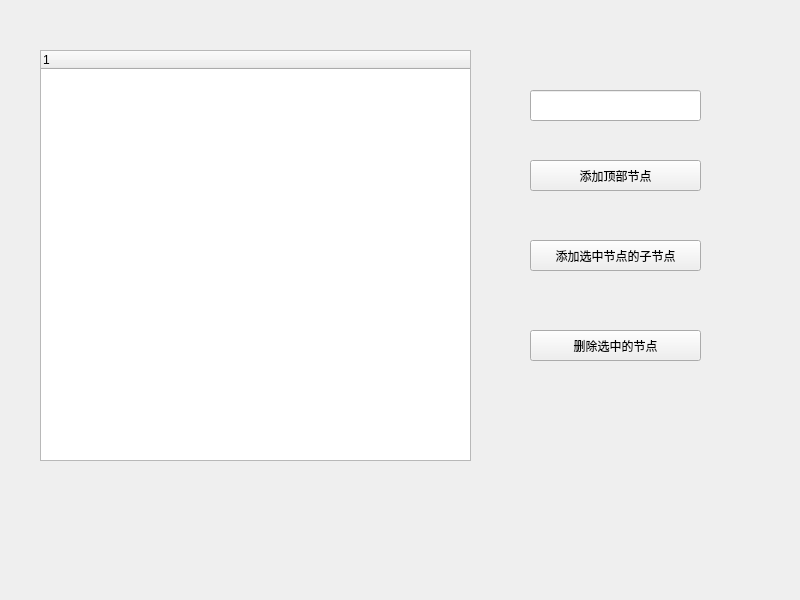
<?xml version="1.0" encoding="UTF-8"?>
<ui version="4.0">
 <class>Widget</class>
 <widget class="QWidget" name="Widget">
  <property name="geometry">
   <rect>
    <x>0</x>
    <y>0</y>
    <width>800</width>
    <height>600</height>
   </rect>
  </property>
  <property name="windowTitle">
   <string>Widget</string>
  </property>
  <widget class="QTreeWidget" name="treeWidget">
   <property name="geometry">
    <rect>
     <x>40</x>
     <y>50</y>
     <width>431</width>
     <height>411</height>
    </rect>
   </property>
  </widget>
  <widget class="QPushButton" name="pushButton">
   <property name="geometry">
    <rect>
     <x>530</x>
     <y>160</y>
     <width>171</width>
     <height>31</height>
    </rect>
   </property>
   <property name="text">
    <string>添加顶部节点</string>
   </property>
  </widget>
  <widget class="QLineEdit" name="lineEdit">
   <property name="geometry">
    <rect>
     <x>530</x>
     <y>90</y>
     <width>171</width>
     <height>31</height>
    </rect>
   </property>
  </widget>
  <widget class="QPushButton" name="pushButton_2">
   <property name="geometry">
    <rect>
     <x>530</x>
     <y>240</y>
     <width>171</width>
     <height>31</height>
    </rect>
   </property>
   <property name="text">
    <string>添加选中节点的子节点</string>
   </property>
  </widget>
  <widget class="QPushButton" name="pushButton_3">
   <property name="geometry">
    <rect>
     <x>530</x>
     <y>330</y>
     <width>171</width>
     <height>31</height>
    </rect>
   </property>
   <property name="text">
    <string>删除选中的节点</string>
   </property>
  </widget>
 </widget>
 <resources/>
 <connections/>
</ui>
